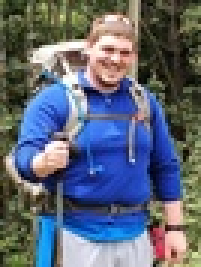
#> input picture hiker.jpg, 67 x 89 px, shrunk from 616 x 828 before the run (shown 3 times larger)
$ python changeHues.py hiker.jpg skiers_small.jpg out.png   (Python 2 division)   (older library calls are emulated)
#> lines starting #> are read from the running program, lines starting #| are printed output that depends on the picture
### finalproject.py
# ASSIGNMENT 11
# Chris DeJager

""" Final Project
"""

import numpy as np
import scipy as sp
import cv2
import scipy.signal

# [50 lines left out: functions fil, hueHist, not called in this run]


def genHueDiff(image, mask):
    """This function finds differences between the image and the mask

    Parameters
    ----------
    image : numpy.ndarray
        An image
    mask : numpy.ndarray
        A mask

    Returns
    -------
    [(int, int), ...]
        The image with the hue changed
    """

    hsvImg = cv2.cvtColor(image, cv2.COLOR_BGR2HSV)
    hsvMsk = cv2.cvtColor(mask, cv2.COLOR_BGR2HSV)
    hueDiff = []

    for i in xrange(len(hsvImg)):
        for j in xrange(len(hsvImg[0])):
            if (hsvImg[i][j] != hsvMsk[i][j]).any():
                hueDiff.append(((hsvImg[i][j][0], hsvImg[i][j][1], hsvImg[i][j][2]), (hsvMsk[i][j][0], hsvMsk[i][j][1], hsvMsk[i][j][2]), (i,j)))

    return list(set(hueDiff))

# [79 lines left out: functions changeHVPos, changeHV, not called in this run]


def changeHue(image, tPairs, hwidth=18, vwidth=512):
    """This function changes the hue in the image

    Parameters
    ----------
    image : numpy.ndarray
        An image
    huePairs : (int, int)[]
        The converion to due to the hues
    width :
        The width of the hue

    Returns
    -------
    numpy.ndarray
        The image with the hue changed
    """
    hsv = cv2.cvtColor(image, cv2.COLOR_BGR2HSV)


    for row in hsv:
        for pix in row:
            for tp in tPairs:
                hdst = abs(int(tp[0][0])-pix[0])
                if hdst >= 180:
                    hdst = 180 - hdst
                vdst = abs(int(tp[0][2])-pix[2])
                if vdst >= 256:
                    vdst = 256 - vdst
                if hdst < hwidth/2 and vdst < vwidth/2:
                    nh = int(tp[1][0])-tp[0][0] + pix[0]
                    if nh < 0:
                        nh += 180
                    elif nh >= 180:
                        nh -= 180

                    pix[0] = nh

                    # [7 lines of commented-out code are left out]
                    break

    return cv2.cvtColor(hsv, cv2.COLOR_HSV2BGR)

# [52 lines left out: function histCenters, not called in this run]

### changeHues.py
import errno
import os
import sys

import numpy as np
import cv2

from glob import glob

import finalproject as fp

# this function will find the dominate hues in an image
if __name__ == "__main__":

    if len(sys.argv) != 4:
        print "Usage: %s INPUT MASK OUTPUT" % (sys.argv[0])
        sys.exit(1)

    print "Reading images"
    image = cv2.imread(sys.argv[1], cv2.IMREAD_COLOR)
#> image is the input picture: shape (89, 67, 3); mean B, G, R 119.6, 103.1, 94.5
    mask = cv2.imread(sys.argv[2], cv2.IMREAD_COLOR)
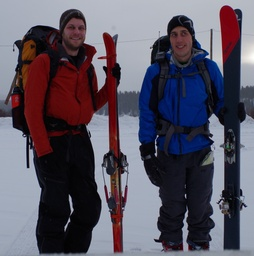
#> input picture skiers_small.jpg, 254 x 256 px, shrunk from 2350 x 2369 before the run
#> mask is the input picture: shape (256, 254, 3); mean B, G, R 96.8, 83.4, 88.8

    print "finding hue changes"
    hd = fp.genHueDiff(image, mask)
#> in genHueDiff, `hsvImg = cv2.cvtColor(image, cv2.COLOR_BGR2HSV)`: hsvImg: shape (89, 67, 3); mean H, S, V 67.1, 113.6, 137.7
#> in genHueDiff, `hsvMsk = cv2.cvtColor(mask, cv2.COLOR_BGR2HSV)`: hsvMsk: shape (256, 254, 3); mean H, S, V 113.4, 96.7, 106.5
#> the loop in genHueDiff, `for i in xrange(len(hsvImg)):` made 89 passes
#> after the loop in genHueDiff, `for i in xrange(len(hsvImg)):`: hueDiff = 5963 items
#> hd = 5963 items
    print "hue changes " + str(hd)
#> (printed output is left out)

    print "changing Hues"
    #image = fp.changeHV(image, hd)

    #hu = [((9, 0, 0), (9+90, 0, 0)), ((102, 0, 0), (60, 0, 0))]
    image = fp.changeHue(image, hd)
#> the loop in changeHue, `for row in hsv:` made 89 passes
#> after the loop in changeHue, `for row in hsv:`: pix = [108, 84, 206]
#> in changeHue, `return cv2.cvtColor(hsv, cv2.COLOR_HSV2BGR)`:
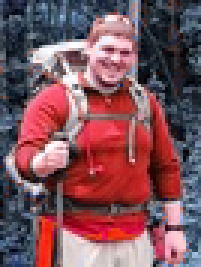
#> returned value: shape (89, 67, 3) (shown 3 times larger); mean B, G, R 92, 83.1, 126.4

    print "writing image"
    cv2.imwrite(sys.argv[3], image)
